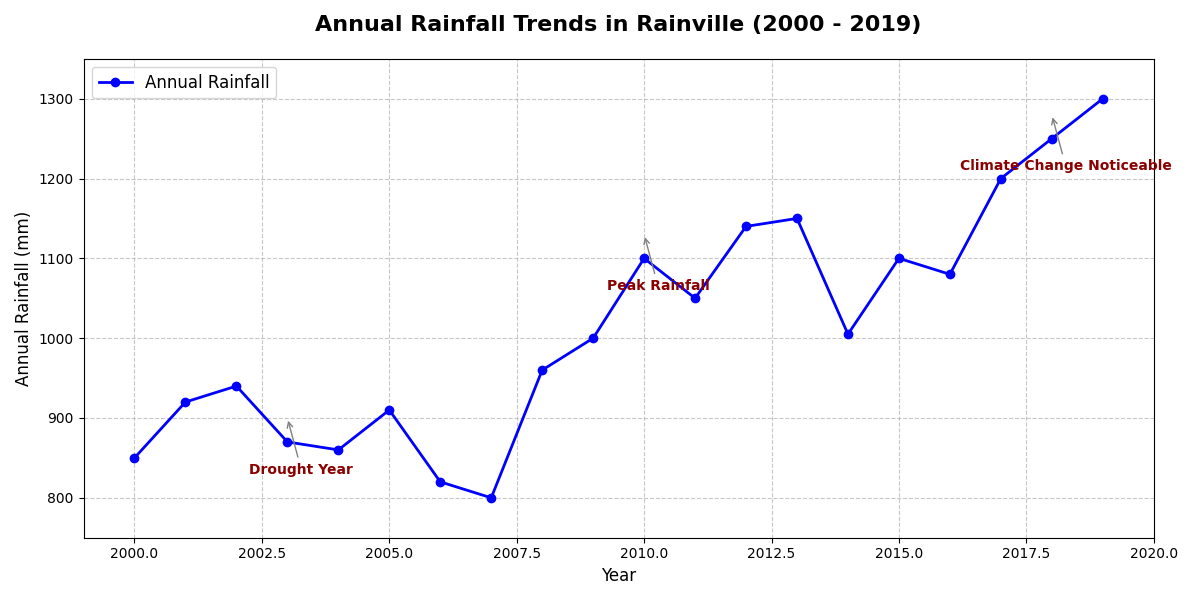

Recreate this plot in Python.
import matplotlib.pyplot as plt
import numpy as np

# Backstory:
# The chart presents the trend of annual rainfall (in mm) in a fictional area named Rainville over a span of 20 years. 
# The aim is to analyze the patterns and fluctuations in rainfall to understand its impact on local agriculture and water resources.

years = np.arange(2000, 2020)
rainfall = np.array([850, 920, 940, 870, 860, 910, 820, 800, 960, 1000, 
                     1100, 1050, 1140, 1150, 1005, 1100, 1080, 1200, 1250, 1300])

# Create the main figure and axis
fig, ax = plt.subplots(figsize=(12, 6))

# Plotting the line chart for annual rainfall
ax.plot(years, rainfall, label='Annual Rainfall', color='blue', linewidth=2, marker='o')

# Highlighting certain years for annotations
annotations = {
    2003: "Drought Year",
    2010: "Peak Rainfall",
    2018: "Climate Change Noticeable"
}

for year, text in annotations.items():
    ax.annotate(text, xy=(year, rainfall[np.where(years == year)][0] + 30), 
                xytext=(10, -40), textcoords='offset points', 
                arrowprops=dict(arrowstyle='->', color='grey'),
                ha='center', fontsize=10, color='darkred', weight='bold')

# Customizing the plot appearance
ax.set_title("Annual Rainfall Trends in Rainville (2000 - 2019)", fontsize=16, weight='bold', pad=20)
ax.set_xlabel("Year", fontsize=12)
ax.set_ylabel("Annual Rainfall (mm)", fontsize=12)
ax.set_xlim(1999, 2020)
ax.set_ylim(750, 1350)
ax.grid(True, linestyle='--', alpha=0.7)

# Add legend
ax.legend(loc='upper left', frameon=True, fontsize=12)

# Ensure layout fits all elements and text
plt.tight_layout()

# Display the plot
plt.show()
